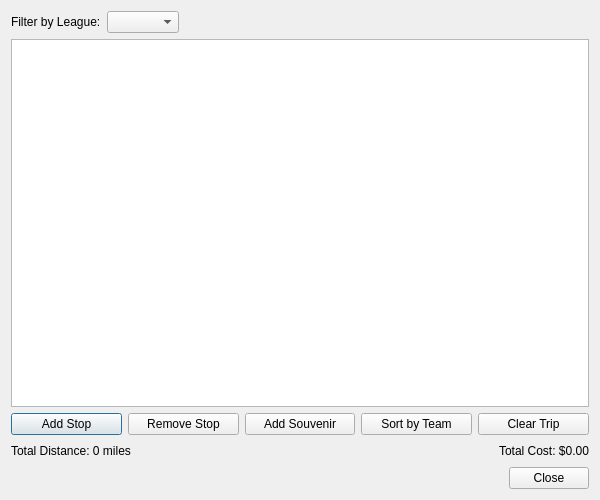
<?xml version="1.0" encoding="UTF-8"?>
<ui version="4.0">
 <class>TripPlanner</class>
 <widget class="QDialog" name="TripPlanner">
  <property name="geometry">
   <rect>
    <x>0</x>
    <y>0</y>
    <width>600</width>
    <height>500</height>
   </rect>
  </property>
  <property name="windowTitle">
   <string>Trip Planner</string>
  </property>
  <layout class="QVBoxLayout" name="verticalLayout">
   <item>
    <layout class="QHBoxLayout" name="horizontalLayout">
     <item>
      <widget class="QLabel" name="label">
       <property name="text">
        <string>Filter by League:</string>
       </property>
      </widget>
     </item>
     <item>
      <widget class="QComboBox" name="filterLeagueCombo"/>
     </item>
     <item>
      <spacer name="horizontalSpacer">
       <property name="orientation">
        <enum>Qt::Horizontal</enum>
       </property>
       <property name="sizeHint" stdset="0">
        <size>
         <width>40</width>
         <height>20</height>
        </size>
       </property>
      </spacer>
     </item>
    </layout>
   </item>
   <item>
    <widget class="QListWidget" name="stopList">
     <property name="selectionMode">
      <enum>QAbstractItemView::SingleSelection</enum>
     </property>
    </widget>
   </item>
   <item>
    <layout class="QHBoxLayout" name="horizontalLayout_2">
     <item>
      <widget class="QPushButton" name="addStopButton">
       <property name="text">
        <string>Add Stop</string>
       </property>
      </widget>
     </item>
     <item>
      <widget class="QPushButton" name="removeStopButton">
       <property name="text">
        <string>Remove Stop</string>
       </property>
      </widget>
     </item>
     <item>
      <widget class="QPushButton" name="addSouvenirButton">
       <property name="text">
        <string>Add Souvenir</string>
       </property>
      </widget>
     </item>
     <item>
      <widget class="QPushButton" name="sortButton">
       <property name="text">
        <string>Sort by Team</string>
       </property>
      </widget>
     </item>
     <item>
      <widget class="QPushButton" name="clearTripButton">
       <property name="text">
        <string>Clear Trip</string>
       </property>
      </widget>
     </item>
    </layout>
   </item>
   <item>
    <layout class="QHBoxLayout" name="horizontalLayout_3">
     <item>
      <widget class="QLabel" name="totalDistanceLabel">
       <property name="text">
        <string>Total Distance: 0 miles</string>
       </property>
      </widget>
     </item>
     <item>
      <spacer name="horizontalSpacer_2">
       <property name="orientation">
        <enum>Qt::Horizontal</enum>
       </property>
       <property name="sizeHint" stdset="0">
        <size>
         <width>40</width>
         <height>20</height>
        </size>
       </property>
      </spacer>
     </item>
     <item>
      <widget class="QLabel" name="totalCostLabel">
       <property name="text">
        <string>Total Cost: $0.00</string>
       </property>
      </widget>
     </item>
    </layout>
   </item>
   <item>
    <widget class="QDialogButtonBox" name="buttonBox">
     <property name="orientation">
      <enum>Qt::Horizontal</enum>
     </property>
     <property name="standardButtons">
      <set>QDialogButtonBox::Close</set>
     </property>
    </widget>
   </item>
  </layout>
 </widget>
 <resources/>
 <connections>
  <connection>
   <sender>buttonBox</sender>
   <signal>accepted</signal>
   <receiver>TripPlanner</receiver>
   <slot>accept()</slot>
   <hints>
    <hint type="sourcelabel">
     <x>248</x>
     <y>254</y>
    </hint>
    <hint type="destinationlabel">
     <x>157</x>
     <y>274</y>
    </hint>
   </hints>
  </connection>
  <connection>
   <sender>buttonBox</sender>
   <signal>rejected</signal>
   <receiver>TripPlanner</receiver>
   <slot>reject()</slot>
   <hints>
    <hint type="sourcelabel">
     <x>316</x>
     <y>260</y>
    </hint>
    <hint type="destinationlabel">
     <x>286</x>
     <y>274</y>
    </hint>
   </hints>
  </connection>
 </connections>
</ui> 
